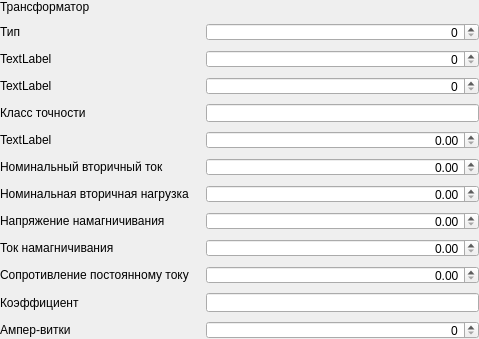
<?xml version="1.0" encoding="UTF-8"?>
<ui version="4.0">
 <class>Dialog</class>
 <widget class="QDialog" name="Dialog">
  <property name="geometry">
   <rect>
    <x>0</x>
    <y>0</y>
    <width>479</width>
    <height>339</height>
   </rect>
  </property>
  <property name="minimumSize">
   <size>
    <width>479</width>
    <height>339</height>
   </size>
  </property>
  <property name="windowTitle">
   <string>Dialog</string>
  </property>
  <layout class="QFormLayout" name="formLayout">
   <property name="verticalSpacing">
    <number>9</number>
   </property>
   <property name="margin">
    <number>0</number>
   </property>
   <item row="0" column="0">
    <widget class="QLabel" name="label_9">
     <property name="minimumSize">
      <size>
       <width>200</width>
       <height>0</height>
      </size>
     </property>
     <property name="text">
      <string>Трансформатор</string>
     </property>
     <property name="buddy">
      <cstring>ellipsiscombobox</cstring>
     </property>
    </widget>
   </item>
   <item row="1" column="0">
    <widget class="QLabel" name="label">
     <property name="minimumSize">
      <size>
       <width>200</width>
       <height>0</height>
      </size>
     </property>
     <property name="text">
      <string>Тип</string>
     </property>
     <property name="buddy">
      <cstring>leCoilType</cstring>
     </property>
    </widget>
   </item>
   <item row="1" column="1">
    <widget class="QSpinBox" name="leCoilType">
     <property name="minimumSize">
      <size>
       <width>200</width>
       <height>0</height>
      </size>
     </property>
     <property name="alignment">
      <set>Qt::AlignRight|Qt::AlignTrailing|Qt::AlignVCenter</set>
     </property>
     <property name="field" stdset="0">
      <string>coiltype</string>
     </property>
    </widget>
   </item>
   <item row="4" column="0">
    <widget class="QLabel" name="label_2">
     <property name="minimumSize">
      <size>
       <width>200</width>
       <height>0</height>
      </size>
     </property>
     <property name="text">
      <string>Класс точности</string>
     </property>
     <property name="buddy">
      <cstring>leClassAccuracy</cstring>
     </property>
    </widget>
   </item>
   <item row="4" column="1">
    <widget class="QLineEdit" name="leClassAccuracy">
     <property name="minimumSize">
      <size>
       <width>200</width>
       <height>0</height>
      </size>
     </property>
     <property name="field" stdset="0">
      <string>classaccuracy</string>
     </property>
    </widget>
   </item>
   <item row="6" column="0">
    <widget class="QLabel" name="label_3">
     <property name="minimumSize">
      <size>
       <width>200</width>
       <height>0</height>
      </size>
     </property>
     <property name="text">
      <string>Номинальный вторичный ток</string>
     </property>
     <property name="buddy">
      <cstring>leSecondCurrent</cstring>
     </property>
    </widget>
   </item>
   <item row="6" column="1">
    <widget class="QDoubleSpinBox" name="leSecondCurrent">
     <property name="minimumSize">
      <size>
       <width>200</width>
       <height>0</height>
      </size>
     </property>
     <property name="alignment">
      <set>Qt::AlignRight|Qt::AlignTrailing|Qt::AlignVCenter</set>
     </property>
     <property name="buttonSymbols">
      <enum>QAbstractSpinBox::UpDownArrows</enum>
     </property>
     <property name="maximum">
      <double>999999999.000000000000000</double>
     </property>
     <property name="field" stdset="0">
      <string>secondcurrent</string>
     </property>
    </widget>
   </item>
   <item row="7" column="0">
    <widget class="QLabel" name="label_4">
     <property name="minimumSize">
      <size>
       <width>200</width>
       <height>0</height>
      </size>
     </property>
     <property name="text">
      <string>Номинальная вторичная нагрузка</string>
     </property>
     <property name="buddy">
      <cstring>leSecondLoad</cstring>
     </property>
    </widget>
   </item>
   <item row="7" column="1">
    <widget class="QDoubleSpinBox" name="leSecondLoad">
     <property name="minimumSize">
      <size>
       <width>200</width>
       <height>0</height>
      </size>
     </property>
     <property name="alignment">
      <set>Qt::AlignRight|Qt::AlignTrailing|Qt::AlignVCenter</set>
     </property>
     <property name="field" stdset="0">
      <string>secondload</string>
     </property>
    </widget>
   </item>
   <item row="8" column="0">
    <widget class="QLabel" name="label_5">
     <property name="minimumSize">
      <size>
       <width>200</width>
       <height>0</height>
      </size>
     </property>
     <property name="text">
      <string>Напряжение намагничивания</string>
     </property>
     <property name="buddy">
      <cstring>leMagneticVoltage</cstring>
     </property>
    </widget>
   </item>
   <item row="8" column="1">
    <widget class="QDoubleSpinBox" name="leMagneticVoltage">
     <property name="minimumSize">
      <size>
       <width>200</width>
       <height>0</height>
      </size>
     </property>
     <property name="alignment">
      <set>Qt::AlignRight|Qt::AlignTrailing|Qt::AlignVCenter</set>
     </property>
     <property name="field" stdset="0">
      <string>magneticvoltage</string>
     </property>
    </widget>
   </item>
   <item row="9" column="0">
    <widget class="QLabel" name="label_6">
     <property name="minimumSize">
      <size>
       <width>200</width>
       <height>0</height>
      </size>
     </property>
     <property name="text">
      <string>Ток намагничивания</string>
     </property>
     <property name="buddy">
      <cstring>leMagneticCurrent</cstring>
     </property>
    </widget>
   </item>
   <item row="9" column="1">
    <widget class="QDoubleSpinBox" name="leMagneticCurrent">
     <property name="minimumSize">
      <size>
       <width>200</width>
       <height>0</height>
      </size>
     </property>
     <property name="alignment">
      <set>Qt::AlignRight|Qt::AlignTrailing|Qt::AlignVCenter</set>
     </property>
     <property name="field" stdset="0">
      <string>magneticcurrent</string>
     </property>
    </widget>
   </item>
   <item row="10" column="0">
    <widget class="QLabel" name="label_7">
     <property name="minimumSize">
      <size>
       <width>200</width>
       <height>0</height>
      </size>
     </property>
     <property name="text">
      <string>Сопротивление постоянному току</string>
     </property>
     <property name="buddy">
      <cstring>leResistance</cstring>
     </property>
    </widget>
   </item>
   <item row="10" column="1">
    <widget class="QDoubleSpinBox" name="leResistance">
     <property name="minimumSize">
      <size>
       <width>200</width>
       <height>0</height>
      </size>
     </property>
     <property name="alignment">
      <set>Qt::AlignRight|Qt::AlignTrailing|Qt::AlignVCenter</set>
     </property>
     <property name="field" stdset="0">
      <string>resistance</string>
     </property>
    </widget>
   </item>
   <item row="11" column="0">
    <widget class="QLabel" name="label_8">
     <property name="minimumSize">
      <size>
       <width>200</width>
       <height>0</height>
      </size>
     </property>
     <property name="text">
      <string>Коэффициент</string>
     </property>
     <property name="buddy">
      <cstring>leRating</cstring>
     </property>
    </widget>
   </item>
   <item row="11" column="1">
    <widget class="QLineEdit" name="leRating">
     <property name="minimumSize">
      <size>
       <width>200</width>
       <height>0</height>
      </size>
     </property>
     <property name="field" stdset="0">
      <string>rating</string>
     </property>
    </widget>
   </item>
   <item row="2" column="1">
    <widget class="QSpinBox" name="leCoilNumber">
     <property name="alignment">
      <set>Qt::AlignRight|Qt::AlignTrailing|Qt::AlignVCenter</set>
     </property>
     <property name="field" stdset="0">
      <string>coilnumber</string>
     </property>
    </widget>
   </item>
   <item row="2" column="0">
    <widget class="QLabel" name="label_10">
     <property name="text">
      <string>TextLabel</string>
     </property>
     <property name="buddy">
      <cstring>leCoilNumber</cstring>
     </property>
    </widget>
   </item>
   <item row="0" column="1">
    <widget class="EllipsisComboBox" name="ellipsiscombobox">
     <property name="reference">
      <string>transformer</string>
     </property>
     <property name="field" stdset="0">
      <string>transformer</string>
     </property>
    </widget>
   </item>
   <item row="3" column="0">
    <widget class="QLabel" name="label_11">
     <property name="text">
      <string>TextLabel</string>
     </property>
     <property name="buddy">
      <cstring>spinBox</cstring>
     </property>
    </widget>
   </item>
   <item row="3" column="1">
    <widget class="QSpinBox" name="spinBox">
     <property name="alignment">
      <set>Qt::AlignRight|Qt::AlignTrailing|Qt::AlignVCenter</set>
     </property>
     <property name="field" stdset="0">
      <string>tap</string>
     </property>
    </widget>
   </item>
   <item row="5" column="0">
    <widget class="QLabel" name="label_12">
     <property name="text">
      <string>TextLabel</string>
     </property>
     <property name="buddy">
      <cstring>doubleSpinBox</cstring>
     </property>
    </widget>
   </item>
   <item row="5" column="1">
    <widget class="QDoubleSpinBox" name="doubleSpinBox">
     <property name="alignment">
      <set>Qt::AlignRight|Qt::AlignTrailing|Qt::AlignVCenter</set>
     </property>
     <property name="maximum">
      <double>999999999.000000000000000</double>
     </property>
     <property name="field" stdset="0">
      <string>primarycurrent</string>
     </property>
    </widget>
   </item>
   <item row="12" column="0">
    <widget class="QLabel" name="label_13">
     <property name="minimumSize">
      <size>
       <width>200</width>
       <height>0</height>
      </size>
     </property>
     <property name="text">
      <string>Ампер-витки</string>
     </property>
     <property name="buddy">
      <cstring>leResistance_2</cstring>
     </property>
    </widget>
   </item>
   <item row="12" column="1">
    <widget class="QDoubleSpinBox" name="leResistance_2">
     <property name="minimumSize">
      <size>
       <width>200</width>
       <height>0</height>
      </size>
     </property>
     <property name="alignment">
      <set>Qt::AlignRight|Qt::AlignTrailing|Qt::AlignVCenter</set>
     </property>
     <property name="decimals">
      <number>0</number>
     </property>
     <property name="maximum">
      <double>10000.000000000000000</double>
     </property>
     <property name="field" stdset="0">
      <string>AmpereTurn</string>
     </property>
    </widget>
   </item>
  </layout>
 </widget>
 <customwidgets>
  <customwidget>
   <class>EllipsisComboBox</class>
   <extends>QWidget</extends>
   <header>electrolab.gui.ellipsiscombobox</header>
  </customwidget>
 </customwidgets>
 <tabstops>
  <tabstop>leCoilType</tabstop>
  <tabstop>leCoilNumber</tabstop>
  <tabstop>spinBox</tabstop>
  <tabstop>leClassAccuracy</tabstop>
  <tabstop>leSecondCurrent</tabstop>
  <tabstop>leSecondLoad</tabstop>
  <tabstop>leMagneticVoltage</tabstop>
  <tabstop>leMagneticCurrent</tabstop>
  <tabstop>leResistance</tabstop>
  <tabstop>leRating</tabstop>
 </tabstops>
 <resources/>
 <connections/>
</ui>
